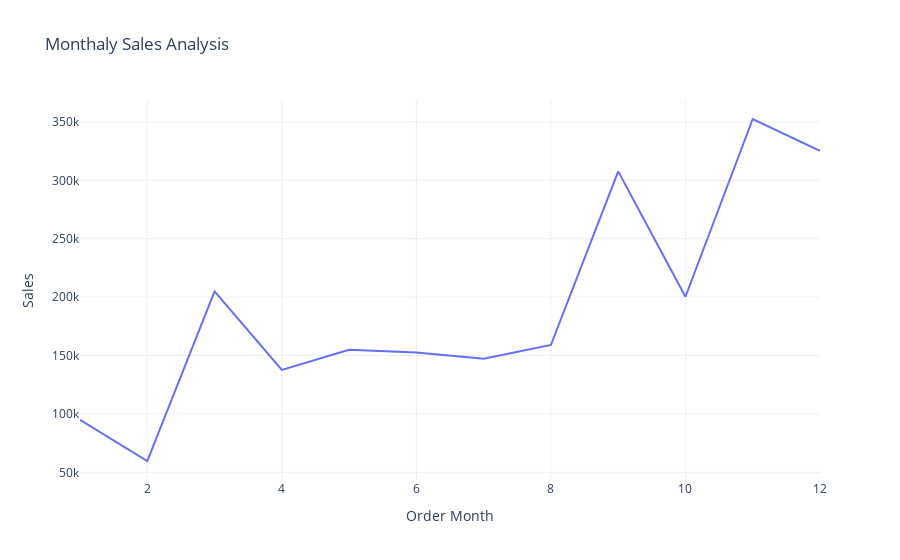

The cell this chart's notebook holds for it:
### Markdown cell above
## Monthly Sales Analysis

### Code cell
sales_by_month =data.groupby('Order Month')['Sales'].sum().reset_index()
fig= px.line(sales_by_month, x='Order Month', y= 'Sales',title= 'Monthaly Sales Analysis')
fig.show()

### Figure 1 — Plotly figure (JSON) as saved in the notebook; plotly's stock layout.template omitted (floating-point values rounded to 4 significant figures)
{"data": [{"hovertemplate": "Order Month=%{x}<br>Sales=%{y}<extra></extra>", "legendgroup": "", "line": {"color": "#636efa", "dash": "solid"}, "marker": {"symbol": "circle"}, "mode": "lines", "name": "", "orientation": "v", "showlegend": false, "type": "scatter", "x": [1, 2, 3, 4, 5, 6, 7, 8, 9, 10, 11, 12], "xaxis": "x", "y": [94920.0, 59750.0, 205000.0, 137800.0, 155000.0, 152700.0, 147200.0, 159000.0, 307600.0, 200300.0, 352500.0, 325300.0], "yaxis": "y"}], "layout": {"autosize": true, "legend": {"tracegroupgap": 0}, "title": {"text": "Monthaly Sales Analysis"}, "xaxis": {"anchor": "y", "autorange": true, "domain": [0, 1], "range": [1, 12], "title": {"text": "Order Month"}, "type": "linear"}, "yaxis": {"anchor": "x", "autorange": true, "domain": [0, 1], "range": [43490.0, 368700.0], "title": {"text": "Sales"}, "type": "linear"}}}
